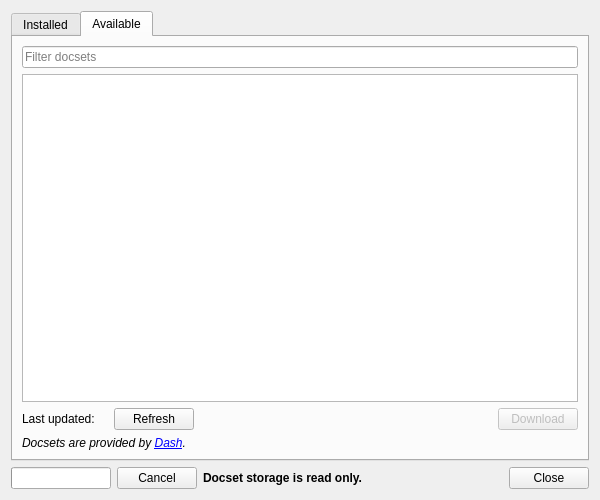
<?xml version="1.0" encoding="UTF-8"?>
<ui version="4.0">
 <class>Zeal::WidgetUi::DocsetsDialog</class>
 <widget class="QDialog" name="Zeal::WidgetUi::DocsetsDialog">
  <property name="windowModality">
   <enum>Qt::ApplicationModal</enum>
  </property>
  <property name="geometry">
   <rect>
    <x>0</x>
    <y>0</y>
    <width>600</width>
    <height>500</height>
   </rect>
  </property>
  <property name="windowTitle">
   <string>Docsets</string>
  </property>
  <layout class="QVBoxLayout" name="verticalLayout">
   <item>
    <widget class="QTabWidget" name="tabWidget">
     <property name="currentIndex">
      <number>1</number>
     </property>
     <widget class="QWidget" name="installedDocsetsTab">
      <attribute name="title">
       <string>Installed</string>
      </attribute>
      <layout class="QVBoxLayout" name="verticalLayout_5">
       <item>
        <widget class="QListView" name="installedDocsetList">
         <property name="selectionMode">
          <enum>QAbstractItemView::ExtendedSelection</enum>
         </property>
         <property name="selectionBehavior">
          <enum>QAbstractItemView::SelectRows</enum>
         </property>
         <property name="iconSize">
          <size>
           <width>16</width>
           <height>16</height>
          </size>
         </property>
        </widget>
       </item>
       <item>
        <layout class="QHBoxLayout" name="docsetsActions">
         <item>
          <widget class="QPushButton" name="addFeedButton">
           <property name="text">
            <string>Add feed</string>
           </property>
          </widget>
         </item>
         <item>
          <spacer name="horizontalSpacer">
           <property name="orientation">
            <enum>Qt::Horizontal</enum>
           </property>
           <property name="sizeHint" stdset="0">
            <size>
             <width>40</width>
             <height>20</height>
            </size>
           </property>
          </spacer>
         </item>
         <item>
          <widget class="QPushButton" name="updateSelectedDocsetsButton">
           <property name="enabled">
            <bool>false</bool>
           </property>
           <property name="text">
            <string>Update</string>
           </property>
          </widget>
         </item>
         <item>
          <widget class="QPushButton" name="updateAllDocsetsButton">
           <property name="enabled">
            <bool>false</bool>
           </property>
           <property name="text">
            <string>Update all</string>
           </property>
          </widget>
         </item>
         <item>
          <widget class="QPushButton" name="removeDocsetsButton">
           <property name="enabled">
            <bool>false</bool>
           </property>
           <property name="text">
            <string>Remove</string>
           </property>
          </widget>
         </item>
        </layout>
       </item>
      </layout>
     </widget>
     <widget class="QWidget" name="availableDocsetsTab">
      <attribute name="title">
       <string>Available</string>
      </attribute>
      <layout class="QVBoxLayout" name="verticalLayout_2">
       <item>
        <widget class="QLineEdit" name="docsetFilterInput">
         <property name="placeholderText">
          <string>Filter docsets</string>
         </property>
         <property name="clearButtonEnabled">
          <bool>true</bool>
         </property>
        </widget>
       </item>
       <item>
        <widget class="QListWidget" name="availableDocsetList">
         <property name="selectionMode">
          <enum>QAbstractItemView::ExtendedSelection</enum>
         </property>
         <property name="selectionBehavior">
          <enum>QAbstractItemView::SelectRows</enum>
         </property>
         <property name="iconSize">
          <size>
           <width>16</width>
           <height>16</height>
          </size>
         </property>
        </widget>
       </item>
       <item>
        <layout class="QHBoxLayout" name="horizontalLayout">
         <item>
          <widget class="QLabel" name="label">
           <property name="text">
            <string>Last updated:</string>
           </property>
          </widget>
         </item>
         <item>
          <widget class="QLabel" name="lastUpdatedLabel">
           <property name="text">
            <string/>
           </property>
          </widget>
         </item>
         <item>
          <widget class="QPushButton" name="refreshButton">
           <property name="text">
            <string>Refresh</string>
           </property>
          </widget>
         </item>
         <item>
          <spacer name="horizontalSpacer_2">
           <property name="orientation">
            <enum>Qt::Horizontal</enum>
           </property>
           <property name="sizeHint" stdset="0">
            <size>
             <width>40</width>
             <height>20</height>
            </size>
           </property>
          </spacer>
         </item>
         <item>
          <widget class="QPushButton" name="downloadDocsetsButton">
           <property name="enabled">
            <bool>false</bool>
           </property>
           <property name="text">
            <string>Download</string>
           </property>
          </widget>
         </item>
        </layout>
       </item>
       <item>
        <widget class="QLabel" name="label_4">
         <property name="text">
          <string>&lt;i&gt;Docsets are provided by &lt;a href=&quot;https://kapeli.com/dash&quot;&gt;Dash&lt;/a&gt;.&lt;/i&gt;</string>
         </property>
         <property name="textFormat">
          <enum>Qt::RichText</enum>
         </property>
         <property name="openExternalLinks">
          <bool>true</bool>
         </property>
        </widget>
       </item>
      </layout>
     </widget>
    </widget>
   </item>
   <item>
    <layout class="QHBoxLayout" name="horizontalLayout_2" stretch="0,0,0,1">
     <item>
      <widget class="QProgressBar" name="combinedProgressBar">
       <property name="minimumSize">
        <size>
         <width>100</width>
         <height>0</height>
        </size>
       </property>
      </widget>
     </item>
     <item>
      <widget class="QPushButton" name="cancelButton">
       <property name="text">
        <string>Cancel</string>
       </property>
      </widget>
     </item>
     <item>
      <widget class="QLabel" name="readOnlyLabel">
       <property name="text">
        <string>&lt;b&gt;Docset storage is read only.&lt;/b&gt;</string>
       </property>
      </widget>
     </item>
     <item>
      <widget class="QDialogButtonBox" name="buttonBox">
       <property name="standardButtons">
        <set>QDialogButtonBox::Close</set>
       </property>
      </widget>
     </item>
    </layout>
   </item>
  </layout>
 </widget>
 <resources/>
 <connections>
  <connection>
   <sender>buttonBox</sender>
   <signal>accepted()</signal>
   <receiver>Zeal::WidgetUi::DocsetsDialog</receiver>
   <slot>accept()</slot>
   <hints>
    <hint type="sourcelabel">
     <x>248</x>
     <y>254</y>
    </hint>
    <hint type="destinationlabel">
     <x>157</x>
     <y>274</y>
    </hint>
   </hints>
  </connection>
  <connection>
   <sender>buttonBox</sender>
   <signal>rejected()</signal>
   <receiver>Zeal::WidgetUi::DocsetsDialog</receiver>
   <slot>reject()</slot>
   <hints>
    <hint type="sourcelabel">
     <x>316</x>
     <y>260</y>
    </hint>
    <hint type="destinationlabel">
     <x>286</x>
     <y>274</y>
    </hint>
   </hints>
  </connection>
 </connections>
</ui>
